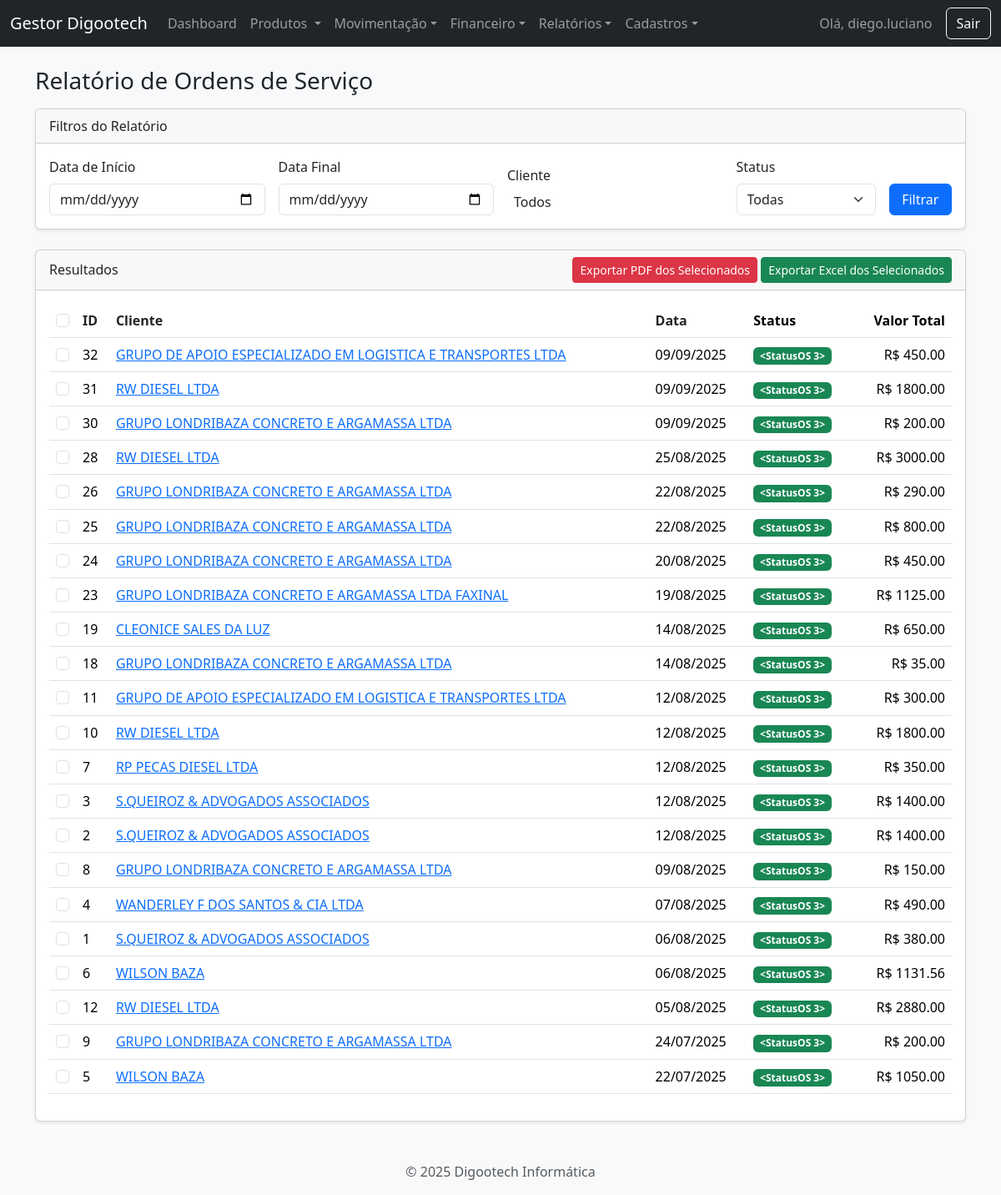
/relatorio/os?status_id=3 (signed in), run on the app's committed database.
### app.py (models this page shows, shortened)
class User(UserMixin, db.Model):
    id = db.Column(db.Integer, primary_key=True)
    username = db.Column(db.String(80), unique=True, nullable=False)
    password_hash = db.Column(db.String(200), nullable=False)

class OrdemServico(db.Model):
    id = db.Column(db.Integer, primary_key=True)
    problema = db.Column(db.Text, nullable=False)
    status_id = db.Column(db.Integer, db.ForeignKey('status_os.id'))
    status = db.relationship('StatusOS', backref='ordens_servico')
    data_criacao = db.Column(db.DateTime, default=datetime.datetime.utcnow)
    data_fechamento = db.Column(db.DateTime, nullable=True)
    cliente_id = db.Column(db.Integer, db.ForeignKey('cliente.id'), nullable=False)
    valor_servicos = db.Column(db.Float, default=0.0)
    pecas = db.relationship('Peca', backref='ordem_servico', lazy=True, cascade="all, delete-orphan")
    @property
    def valor_pecas(self): return sum(p.valor_total for p in self.pecas)
    @property
    def valor_total(self): return self.valor_servicos + self.valor_pecas

class Cliente(db.Model):
    id = db.Column(db.Integer, primary_key=True)
    tipo_pessoa = db.Column(db.String(10), nullable=False, default='FISICA')
    nome = db.Column(db.String(100), unique=True)
    cpf = db.Column(db.String(14), unique=True)
    razao_social = db.Column(db.String(150), unique=True)
    cnpj = db.Column(db.String(18), unique=True)
    inscricao_estadual = db.Column(db.String(20))
    email = db.Column(db.String(100))
    telefone = db.Column(db.String(11))
    cep = db.Column(db.String(9))
    rua = db.Column(db.String(150))
    numero = db.Column(db.String(20))
    bairro = db.Column(db.String(100))
    cidade = db.Column(db.String(100))
    uf = db.Column(db.String(2))
    ordens = db.relationship('OrdemServico', backref='cliente', lazy=True)
    @property
    def nome_exibicao(self): return self.nome if self.tipo_pessoa == 'FISICA' else self.razao_social

class Peca(db.Model):
    id = db.Column(db.Integer, primary_key=True)
    descricao = db.Column(db.String(200), nullable=False)
    quantidade = db.Column(db.Integer, nullable=False, default=1)
    valor_unitario = db.Column(db.Float, nullable=False, default=0.0)
    ordem_servico_id = db.Column(db.Integer, db.ForeignKey('ordem_servico.id'), nullable=False)
    @property
    def valor_total(self): return self.quantidade * self.valor_unitario

### app.py (the view)
@app.route('/relatorio/os')
@login_required
def relatorio_os():
    data_inicio_str, data_fim_str = request.args.get('data_inicio'), request.args.get('data_fim')
    status_id, cliente_id = request.args.get('status_id', 'todos'), request.args.get('cliente_id', 'todos')
    query = OrdemServico.query
    if data_inicio_str: query = query.filter(OrdemServico.data_criacao >= datetime.datetime.strptime(data_inicio_str, '%Y-%m-%d').date())
    if data_fim_str: query = query.filter(OrdemServico.data_criacao < datetime.datetime.strptime(data_fim_str, '%Y-%m-%d').date() + datetime.timedelta(days=1))
    if status_id != 'todos': query = query.filter(OrdemServico.status_id == int(status_id))
    if cliente_id != 'todos': query = query.filter(OrdemServico.cliente_id == int(cliente_id))
    ordens = query.order_by(OrdemServico.data_criacao.desc()).all()
    todos_clientes = Cliente.query.order_by(Cliente.nome).all()
    status_disponiveis = StatusOS.query.all()
    return render_template('relatorio_os.html', ordens=ordens, todos_clientes=todos_clientes, status_disponiveis=status_disponiveis,
                           data_inicio=data_inicio_str, data_fim=data_fim_str, status_filtro=status_id, cliente_id_filtro=cliente_id)

### app.py (called while the page is built)
@login_manager.user_loader
def load_user(user_id):
    return db.session.get(User, int(user_id))

### templates/relatorio_os.html (shortened to what this page needs)
{% extends 'base.html' %}
{% block content %}
<h1 class="h3 mb-3">Relatório de Ordens de Serviço</h1>
<div class="card shadow-sm mb-4">
    <div class="card-header">Filtros do Relatório</div>
    <div class="card-body">
        <form method="GET" action="{{ url_for('relatorio_os') }}">
            <div class="row align-items-end g-3">
                <div class="col-md-3">
                    <label for="data_inicio" class="form-label">Data de Início</label>
                    <input type="date" class="form-control" id="data_inicio" name="data_inicio" value="{{ data_inicio or '' }}">
                </div>
                <div class="col-md-3">
                    <label for="data_fim" class="form-label">Data Final</label>
                    <input type="date" class="form-control" id="data_fim" name="data_fim" value="{{ data_fim or '' }}">
                </div>
                <div class="col-md-3">
                    <label for="cliente_id" class="form-label">Cliente</label>
                </div>
                <div class="col-md-2">
                    <label for="status" class="form-label">Status</label>
                    <select id="status" name="status" class="form-select">
                        <option value="todas" {% if status_filtro == 'todas' %}selected{% endif %}>Todas</option>
                    </select>
                </div>
                <div class="col-md-1">
                    <button type="submit" class="btn btn-primary w-100">Filtrar</button>
                </div>
            </div>
        </form>
    </div>
</div>
<div class="card shadow-sm">
    <div class="card-header d-flex justify-content-between align-items-center">
        <span>Resultados</span>
        <div>
            <button class="btn btn-danger btn-sm" onclick="exportarRelatorio('pdf')">Exportar PDF dos Selecionados</button>
            <button class="btn btn-success btn-sm" onclick="exportarRelatorio('excel')">Exportar Excel dos Selecionados</button>
        </div>
    </div>
    <div class="card-body">
        <table class="table table-hover">
            <thead>
                <tr>
                    <th scope="col" style="width: 1%;"><input class="form-check-input" type="checkbox" id="selectAll"></th>
                    <th scope="col"><a href="{{ url_for('relatorio_os', sort_by='id', direction='asc' if sort_by == 'id' and direction == 'desc' else 'desc', **request.args) }}" class="text-decoration-none text-dark">ID {% if sort_by == 'id' %}{% if direction == 'asc' %}▲{% else %}▼{% endif %}{% endif %}</a></th>
                    <th scope="col"><a href="{{ url_for('relatorio_os', sort_by='cliente', direction='asc' if sort_by == 'cliente' and direction == 'desc' else 'desc', **request.args) }}" class="text-decoration-none text-dark">Cliente {% if sort_by == 'cliente' %}{% if direction == 'asc' %}▲{% else %}▼{% endif %}{% endif %}</a></th>
                    <th scope="col"><a href="{{ url_for('relatorio_os', sort_by='data_criacao', direction='asc' if sort_by == 'data_criacao' and direction == 'desc' else 'desc', **request.args) }}" class="text-decoration-none text-dark">Data {% if sort_by == 'data_criacao' %}{% if direction == 'asc' %}▲{% else %}▼{% endif %}{% endif %}</a></th>
                    <th scope="col">Status</th>
                    <th class="text-end" scope="col">Valor Total</th>
                </tr>
            </thead>
            <tbody>
                {% for ordem in ordens %}
                <tr>
                    <td><input class="form-check-input os-checkbox" type="checkbox" value="{{ ordem.id }}"></td>
                    <td>{{ ordem.id }}</td>
                    <td><a href="{{ url_for('detalhe_os', id=ordem.id) }}">{{ ordem.cliente.nome_exibicao }}</a></td>
                    <td>{{ ordem.data_criacao.strftime('%d/%m/%Y') }}</td>
                    <td>
                        {% if ordem.status == 'Aberta' %}<span class="badge bg-warning">{{ ordem.status }}</span>{% else %}<span class="badge bg-success">{{ ordem.status }}</span>{% endif %}
                    </td>
                    <td class="text-end">R$ {{ "%.2f"|format(ordem.valor_total) }}</td>
                </tr>
                {% else %}
                <tr>
                    <td colspan="6" class="text-center">Nenhuma Ordem de Serviço encontrada com os filtros selecionados.</td>
                </tr>
                {% endfor %}
            </tbody>
        </table>
    </div>
</div>
{% endblock %}

### templates/base.html (shortened to what this page needs)
<!DOCTYPE html>
<html lang="pt-br">
<head>
    <link href="{{ url_for('static', filename='css/bootstrap.min.css') }}" rel="stylesheet">
    <link href="https://cdn.jsdelivr.net/npm/select2@4.1.0-rc.0/dist/css/select2.min.css" rel="stylesheet" />
    <link rel="stylesheet" href="https://cdn.jsdelivr.net/npm/select2-bootstrap-5-theme@1.3.0/dist/select2-bootstrap-5-theme.min.css" />
    <link rel="stylesheet" href="{{ url_for('static', filename='style.css') }}">
</head>
<body class="bg-light {{ body_class or '' }}">
    <nav class="navbar navbar-expand-lg navbar-dark bg-dark">
        <div class="container-fluid">
            <a class="navbar-brand" href="{{ url_for('dashboard') }}">Gestor Digootech</a>
            {% if current_user.is_authenticated %}
            <div class="collapse navbar-collapse" id="navbarNav">
                <ul class="navbar-nav me-auto mb-2 mb-lg-0">
                    <li class="nav-item"><a class="nav-link" href="{{ url_for('dashboard') }}">Dashboard</a></li>
                    <li class="nav-item dropdown">
                        <a class="nav-link dropdown-toggle" href="#" role="button" data-bs-toggle="dropdown" aria-expanded="false">
                            Produtos
                        </a>
                    </li>
                    <li class="nav-item dropdown">
                        <a class="nav-link dropdown-toggle" href="#" role="button" data-bs-toggle="dropdown">Movimentação</a>
                    </li>
                     <li class="nav-item dropdown">
                        <a class="nav-link dropdown-toggle" href="#" role="button" data-bs-toggle="dropdown">Financeiro</a>
                    </li>
                    <li class="nav-item dropdown">
                        <a class="nav-link dropdown-toggle" href="#" role="button" data-bs-toggle="dropdown">Relatórios</a>
                    </li>
                    <li class="nav-item dropdown">
                        <a class="nav-link dropdown-toggle" href="#" role="button" data-bs-toggle="dropdown">Cadastros</a>
                    </li>
                </ul>
                <span class="navbar-text me-3">Olá, {{ current_user.username }}</span>
                <a href="{{ url_for('logout') }}" class="btn btn-outline-light">Sair</a>
            </div>
            {% endif %}
        </div>
    </nav>
    <main class="container mt-4">
        {% block content %}{% endblock %}
    </main>
    <footer class="text-center text-muted mt-5 mb-3">
    <p>&copy; 2025 Digootech Informática</p>
    </footer>
</body>
</html>

### data on the page
User: username "diego.luciano"
OrdemServico: id "32", cliente.nome_exibicao "GRUPO DE APOIO ESPECIALIZADO EM LOGISTICA E TRANSPORTES LTDA", data_criacao "09/09/2025", status "<StatusOS 3>", valor_total "450.00"
OrdemServico: id "31", cliente.nome_exibicao "RW DIESEL LTDA", data_criacao "09/09/2025", status "<StatusOS 3>", valor_total "1800.00"
OrdemServico: id "30", cliente.nome_exibicao "GRUPO LONDRIBAZA CONCRETO E ARGAMASSA LTDA", data_criacao "09/09/2025", status "<StatusOS 3>", valor_total "200.00"
OrdemServico: id "28", cliente.nome_exibicao "RW DIESEL LTDA", data_criacao "25/08/2025", status "<StatusOS 3>", valor_total "3000.00"
OrdemServico: id "26", cliente.nome_exibicao "GRUPO LONDRIBAZA CONCRETO E ARGAMASSA LTDA", data_criacao "22/08/2025", status "<StatusOS 3>", valor_total "290.00"
OrdemServico: id "25", cliente.nome_exibicao "GRUPO LONDRIBAZA CONCRETO E ARGAMASSA LTDA", data_criacao "22/08/2025", status "<StatusOS 3>", valor_total "800.00"
OrdemServico: id "24", cliente.nome_exibicao "GRUPO LONDRIBAZA CONCRETO E ARGAMASSA LTDA", data_criacao "20/08/2025", status "<StatusOS 3>", valor_total "450.00"
OrdemServico: id "23", cliente.nome_exibicao "GRUPO LONDRIBAZA CONCRETO E ARGAMASSA LTDA FAXINAL", data_criacao "19/08/2025", status "<StatusOS 3>", valor_total "1125.00"
OrdemServico: id "19", cliente.nome_exibicao "CLEONICE SALES DA LUZ", data_criacao "14/08/2025", status "<StatusOS 3>", valor_total "650.00"
OrdemServico: id "18", cliente.nome_exibicao "GRUPO LONDRIBAZA CONCRETO E ARGAMASSA LTDA", data_criacao "14/08/2025", status "<StatusOS 3>", valor_total "35.00"
OrdemServico: id "11", cliente.nome_exibicao "GRUPO DE APOIO ESPECIALIZADO EM LOGISTICA E TRANSPORTES LTDA", data_criacao "12/08/2025", status "<StatusOS 3>", valor_total "300.00"
OrdemServico: id "10", cliente.nome_exibicao "RW DIESEL LTDA", data_criacao "12/08/2025", status "<StatusOS 3>", valor_total "1800.00"
OrdemServico: id "7", cliente.nome_exibicao "RP PECAS DIESEL LTDA", data_criacao "12/08/2025", status "<StatusOS 3>", valor_total "350.00"
OrdemServico: id "3", cliente.nome_exibicao "S.QUEIROZ & ADVOGADOS ASSOCIADOS", data_criacao "12/08/2025", status "<StatusOS 3>", valor_total "1400.00"
OrdemServico: id "2", cliente.nome_exibicao "S.QUEIROZ & ADVOGADOS ASSOCIADOS", data_criacao "12/08/2025", status "<StatusOS 3>", valor_total "1400.00"
OrdemServico: id "8", cliente.nome_exibicao "GRUPO LONDRIBAZA CONCRETO E ARGAMASSA LTDA", data_criacao "09/08/2025", status "<StatusOS 3>", valor_total "150.00"
OrdemServico: id "4", cliente.nome_exibicao "WANDERLEY F DOS SANTOS & CIA LTDA", data_criacao "07/08/2025", status "<StatusOS 3>", valor_total "490.00"
OrdemServico: id "1", cliente.nome_exibicao "S.QUEIROZ & ADVOGADOS ASSOCIADOS", data_criacao "06/08/2025", status "<StatusOS 3>", valor_total "380.00"
OrdemServico: id "6", cliente.nome_exibicao "WILSON BAZA", data_criacao "06/08/2025", status "<StatusOS 3>", valor_total "1131.56"
OrdemServico: id "12", cliente.nome_exibicao "RW DIESEL LTDA", data_criacao "05/08/2025", status "<StatusOS 3>", valor_total "2880.00"
OrdemServico: id "9", cliente.nome_exibicao "GRUPO LONDRIBAZA CONCRETO E ARGAMASSA LTDA", data_criacao "24/07/2025", status "<StatusOS 3>", valor_total "200.00"
OrdemServico: id "5", cliente.nome_exibicao "WILSON BAZA", data_criacao "22/07/2025", status "<StatusOS 3>", valor_total "1050.00"
